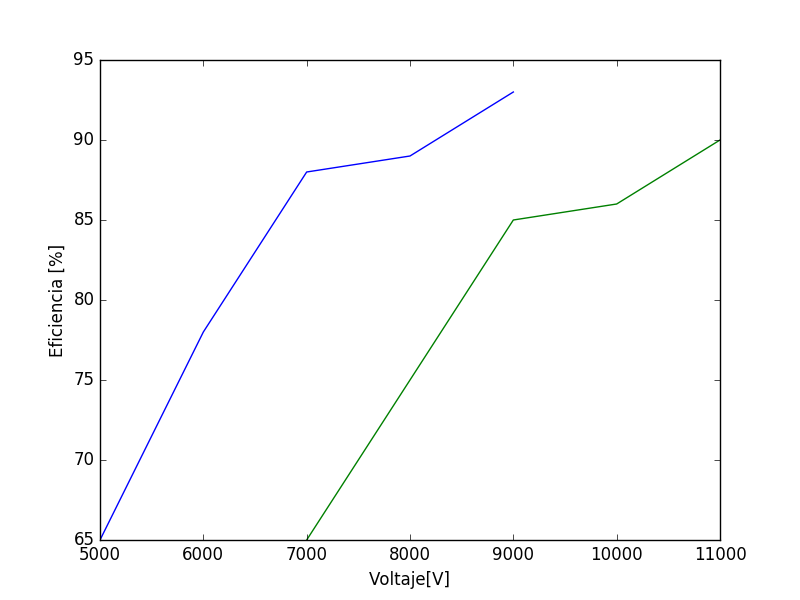

The Python source for this figure:
import numpy as np
import pylab as pl
x = [5000, 6000, 7000, 8000, 9000]
y = [65, 78, 88, 89, 93]
pl.plot(x, y)
x1 = [7000, 8000, 9000, 10000, 11000]
y1 = [65, 75, 85, 86, 90]
pl.plot(x1, y1)
pl.xlabel('Voltaje[V]')
pl.ylabel('Eficiencia [%]')
pl.savefig('graph.png')
pl.show()
